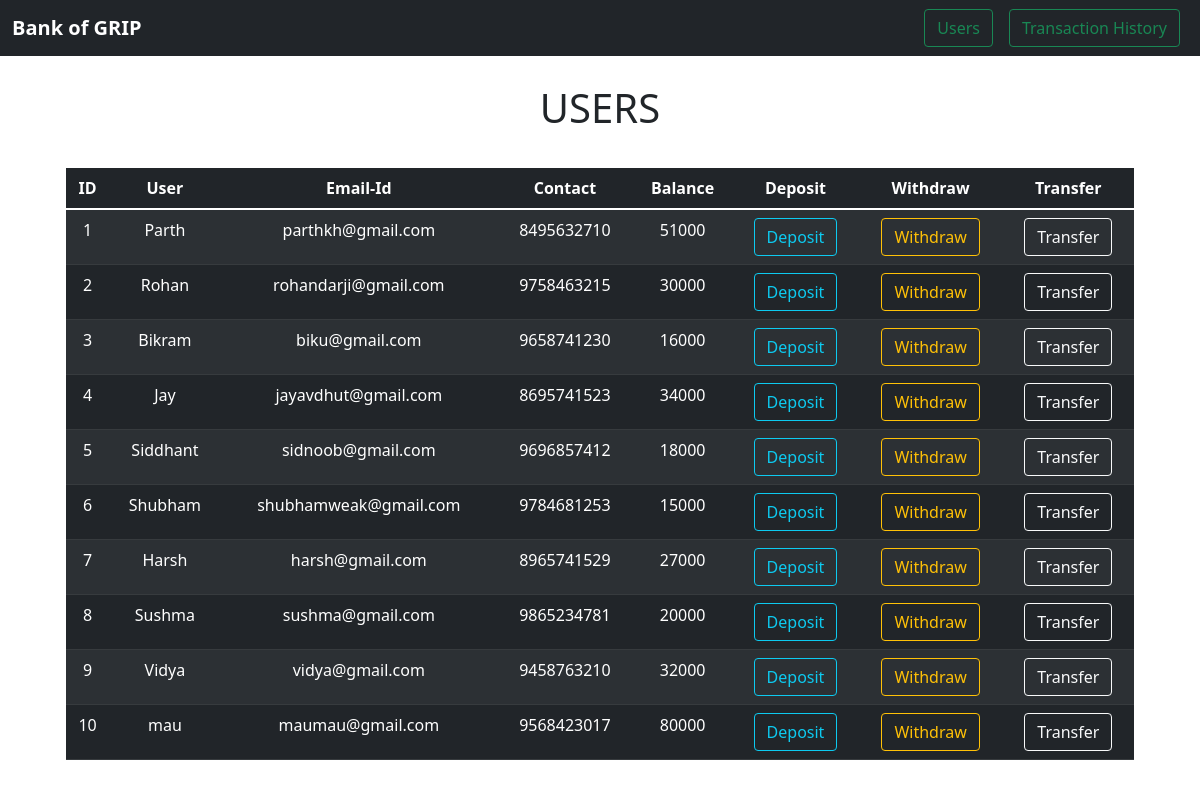
/users/, run on the app's committed database.
### bank/models.py (models this page shows, shortened)
class User(models.Model):
    username = models.CharField(max_length=40)
    email_id = models.EmailField()
    contact = models.IntegerField()
    balance = models.IntegerField()

### bank/views.py (the view)
# urls.py: path("users/", views.UsersPage, name="Users"),
def UsersPage(request):
    data=User.objects.all()
    return render(request, 'users.html',{"data":data})

### templates/users.html (shortened to what this page needs)
{% extends 'base.html' %}
{% block body %}
<div class="container-fluid text-Dark py-1 text-center">
    <br>
    <h1>USERS</h1>
</div>
<div class="container row text-center py-4" style="margin: auto;">
    <div class="col-md-12">
        <table class="table table-dark table-striped table-hover">
            <thead class="table-dark">
                <th>ID</th>
                <th>User</th>
                <th>Email-Id</th>
                <th>Contact</th>
                <th>Balance</th>
                <th>Deposit</th>
                <th>Withdraw</th>
                <th>Transfer</th>
            </thead>
            <tbody>
                {% for i in data %}
                    <tr>
                        <td>{{i.id}}</td>
                        <td>{{i.username}}</td>
                        <td>{{i.email_id}}</td>
                        <td>{{i.contact}}</td>
                        <td>{{i.balance}}</td>
                        <td><a href="{% url 'Deposit' i.id %}" class="btn btn-outline-info">Deposit</a></td>
                        <td><a href="{% url 'Withdraw' i.id %}" class="btn btn-outline-warning">Withdraw</a></td>
                        <td><a href="{% url 'Transfer' i.id %}" class="btn btn-outline-light">Transfer</a></td>
                    </tr>
                {% endfor %}
            </tbody>
        </table>
    </div>
</div>
{% endblock body %}

### data on the page
User: id "1", username "Parth", email_id "parthkh@gmail.com", contact "8495632710", balance "51000"
User: id "2", username "Rohan", email_id "rohandarji@gmail.com", contact "9758463215", balance "30000"
User: id "3", username "Bikram", email_id "biku@gmail.com", contact "9658741230", balance "16000"
User: id "4", username "Jay", email_id "jayavdhut@gmail.com", contact "8695741523", balance "34000"
User: id "5", username "Siddhant", email_id "sidnoob@gmail.com", contact "9696857412", balance "18000"
User: id "6", username "Shubham", email_id "shubhamweak@gmail.com", contact "9784681253", balance "15000"
User: id "7", username "Harsh", email_id "harsh@gmail.com", contact "8965741529", balance "27000"
User: id "8", username "Sushma", email_id "sushma@gmail.com", contact "9865234781", balance "20000"
User: id "9", username "Vidya", email_id "vidya@gmail.com", contact "9458763210", balance "32000"
User: id "10", username "mau", email_id "maumau@gmail.com", contact "9568423017", balance "80000"
